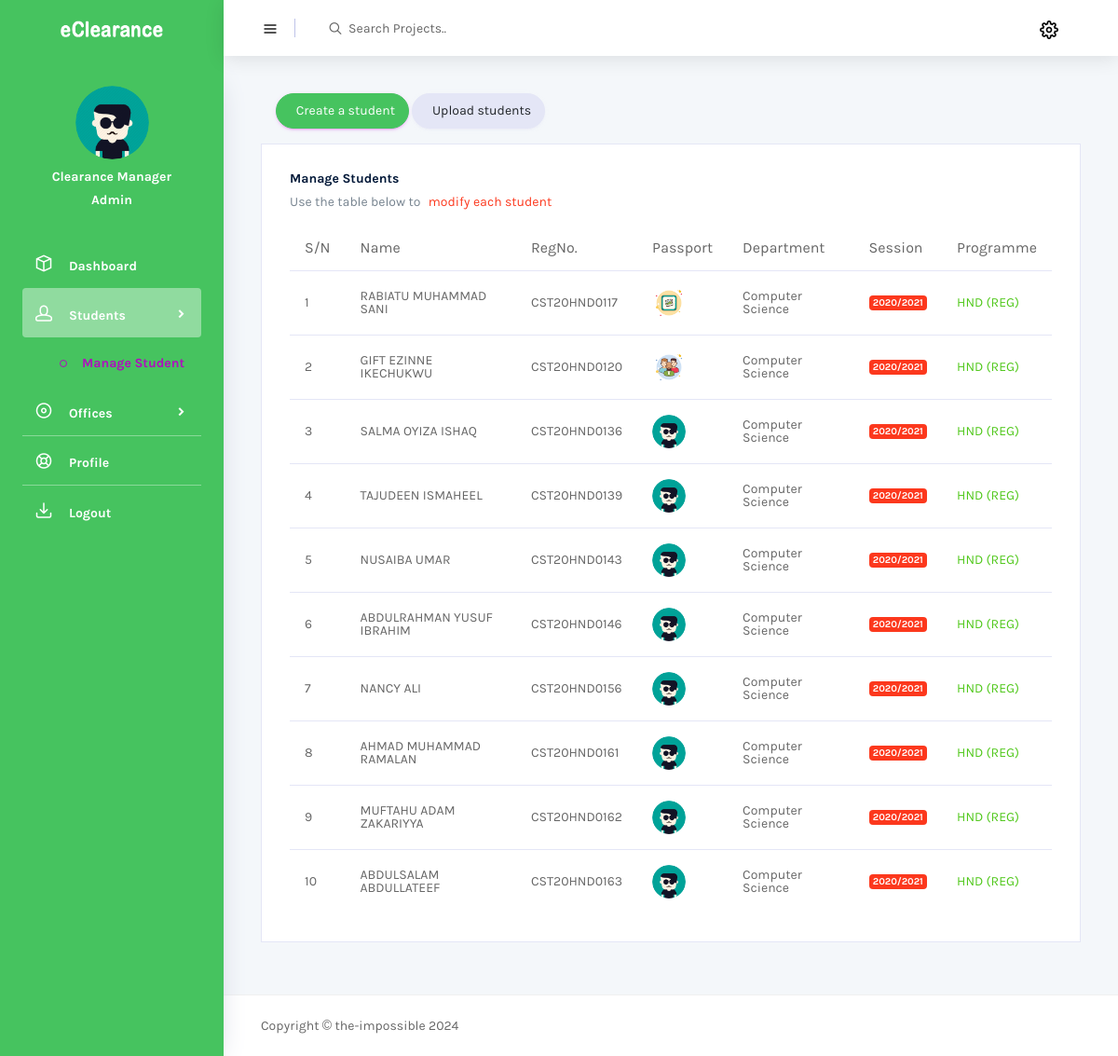
The app's page /manage_student (signed in), older data.
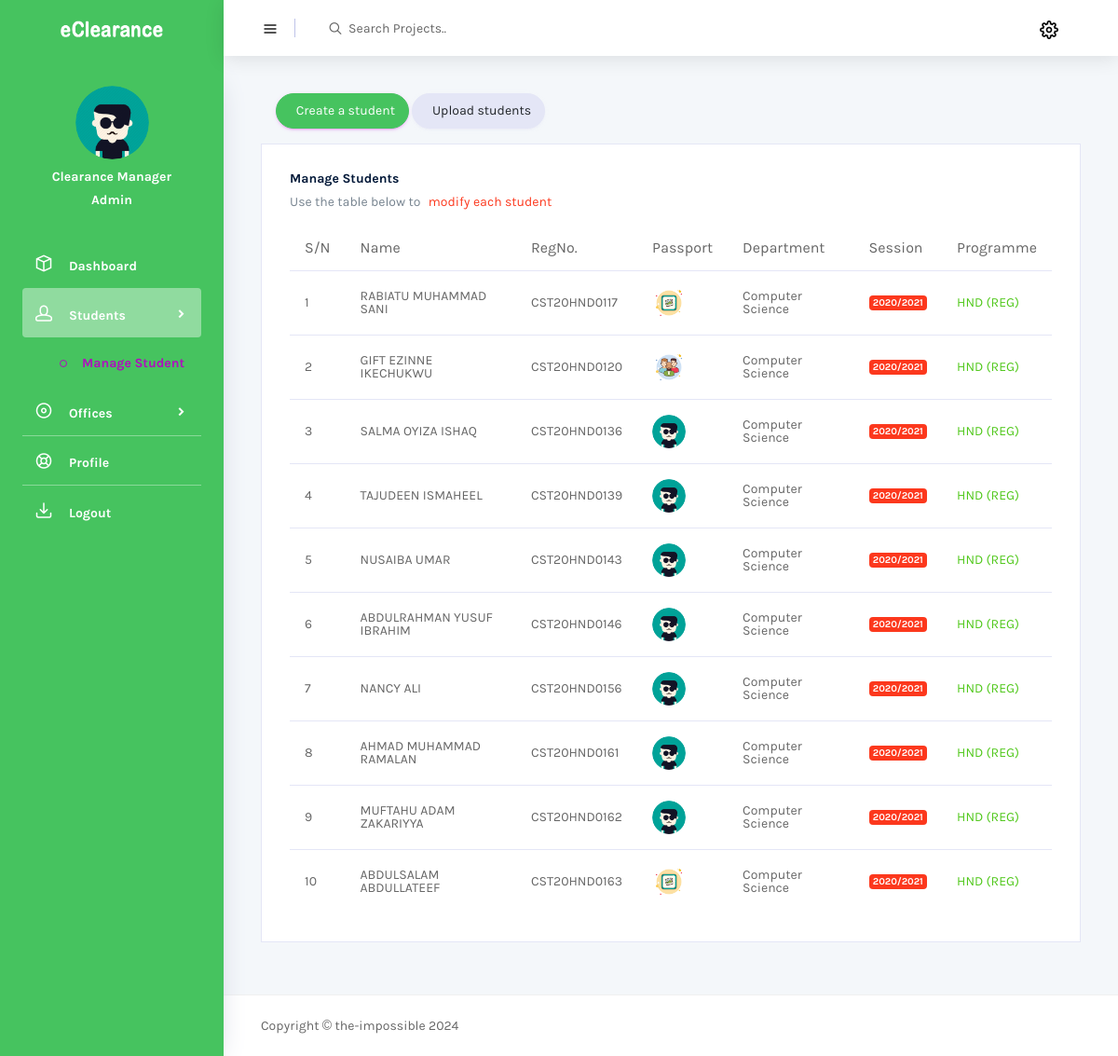
The same page, newer data.
### eClearanceAuth/models.py (models this page shows, shortened)
class StudentProfile(models.Model):
    stud_id = models.UUIDField(
        default=uuid.uuid4, primary_key=True, unique=True, editable=False)
    user = models.OneToOneField(
        to="User", on_delete=models.CASCADE, blank=True)
    department = models.ForeignKey(
        to="Department", on_delete=models.CASCADE, blank=True)
    session = models.ForeignKey(
        to="Session", on_delete=models.CASCADE, blank=True)
    programme = models.ForeignKey(
        to="Programme", on_delete=models.CASCADE, blank=True)
    date_joined = models.DateTimeField(
        verbose_name='date_joined', auto_now_add=True)
    class Meta:
        db_table = 'Student Profile'
        verbose_name_plural = 'Student Profile'

class User(AbstractBaseUser, PermissionsMixin):
    user_id = models.UUIDField(
        default=uuid.uuid4, primary_key=True, unique=True, editable=False)
    username = models.CharField(max_length=100, db_index=True,
                                unique=True, verbose_name='reg number', blank=True)
    passport = models.ImageField(
        default='img/user.png', upload_to='uploads/passport/', null=True)
    user_type = models.ForeignKey(
        to="UserType", on_delete=models.CASCADE, blank=True, null=True,)
    name = models.CharField(
        max_length=100, db_index=True, blank=True, null=True)
    date_joined = models.DateTimeField(
        verbose_name='date_joined', auto_now_add=True)
    last_login = models.DateTimeField(
        verbose_name='last_login', auto_now=True, null=True)
    is_active = models.BooleanField(default=True)
    is_staff = models.BooleanField(default=False)
    is_superuser = models.BooleanField(default=False)
    USERNAME_FIELD = 'username'
    REQUIRED_FIELDS = ['name',]
    objects = UserManager()
    class Meta:
        db_table = 'Users'
        verbose_name_plural = 'Users'

class Department(models.Model):
    dept_id = models.UUIDField(
        default=uuid.uuid4, primary_key=True, unique=True, editable=False)
    dept_title = models.CharField(max_length=30, unique=True)
    def __str__(self):
        return self.dept_title
    class Meta:
        db_table = 'Department'
        verbose_name_plural = 'Departments'

class Session(models.Model):
    session_title = models.CharField(max_length=9, unique=True)
    session_description = models.CharField(
        max_length=100, blank=True, null=True)
    def __str__(self):
        return self.session_title
    class Meta:
        db_table = 'Session'
        verbose_name_plural = 'Sessions'

class Programme(models.Model):
    programme_title = models.CharField(max_length=30, unique=True)
    programme_description = models.CharField(
        max_length=100, blank=True, null=True)
    def __str__(self):
        return self.programme_title
    class Meta:
        db_table = 'Programme'
        verbose_name_plural = 'Programmes'

### eClearanceAuth/views.py (the view, shortened to what this page needs)
# urls.py: path('manage_student', ManageStudentView.as_view(), name="manage_student"),
class ManageStudentView(LoginRequiredMixin, ListView):
    template_name = "backend/admin/manage_student.html"
    model = StudentProfile
    form_class = CreateSingleStudentForm
    second_form_class = CreateMultipleStudentForm
    queryset = StudentProfile.objects.all().order_by('-date_joined')
    def get_context_data(self, **kwargs):
        context = super().get_context_data(**kwargs)
        context["form1"] = self.form_class
        context["form2"] = self.second_form_class
        return context

### eClearanceAuth/models.py (called while the page is built)
    def __str__(self):
        return self.user_type

### Templates/backend/admin/manage_student.html (shortened to what this page needs)
{% extends 'base.html' %}
{% load static %}
{% load crispy_forms_tags %}
{% block head %}{% include 'partials/auth_head.html' %}{% endblock head %}
{% block body %}
  <div class="container-scroller">
    {% block nav %}{% include 'partials/auth_nav.html' %}{% endblock nav %}
    <div class="container-fluid page-body-wrapper">
      {% include 'partials/auth_sidebar.html' %}
      <div class="main-panel">
        <div class="content-wrapper">
          <div class="row">
            <div class="col.lg-12 grid-margin">
              <button type="button" class="btn rounded-pill btn-primary ml-4" data-toggle="modal"
              data-target="#single">
                &nbsp; Create a student
              </button>
              <button type="button" class="btn rounded-pill btn-secondary" data-toggle="modal"
              data-target="#multiple">
                &nbsp; Upload students
              </button>
            </div>
            <div class="col-lg-12 grid-margin stretch-card">
              <div class="card">
                <div class="card-body">
                  <h4 class="card-title">Manage Students</h4>
                  <p class="card-description">
                    Use the table below to  <code>modify each student</code>
                  </p>
                  <div class="table-responsive">
                    <table class="table table-hover">
                      <thead>
                        <tr>
                          <th>S/N</th>
                          <th>Name</th>
                          <th>RegNo.</th>
                          <th>Passport</th>
                          <th>Department</th>
                          <th>Session</th>
                          <th>Programme</th>
                        </tr>
                      </thead>
                      <tbody>
                        {% if object_list %}
                          {% for object in object_list %}
                            <tr>
                              <td>{{forloop.counter}}</td>
                              <td>{{object.user.name|upper}}</td>
                              <td>{{object.user.username}}</td>
                              <td>
                                <a href="{% url 'auth:update_student' object.user.pk %}"> <img src="{{object.user.passport.url}}" alt="passport"></a>
                              </td>
                              <td>{{object.department}}</td>
                              <td><label class="badge badge-danger">{{object.session}}</label></td>
                              <td class="text-success"> {{object.programme}} </td>
                            </tr>
                          {% endfor %}
                        {% endif %}
                      </tbody>
                    </table>
                  </div>
                </div>
              </div>
            </div>
          </div>
        </div>
        {% block footer %}{% include 'partials/auth_footer.html' %}{% endblock footer %}
      </div>
    </div>
  </div>
{% endblock body %}

Row changes from the older to the newer data that the page shows:
changed through a linked row, StudentProfile "ABDULSALAM ABDULLATEEF": user.passport: a different picture
